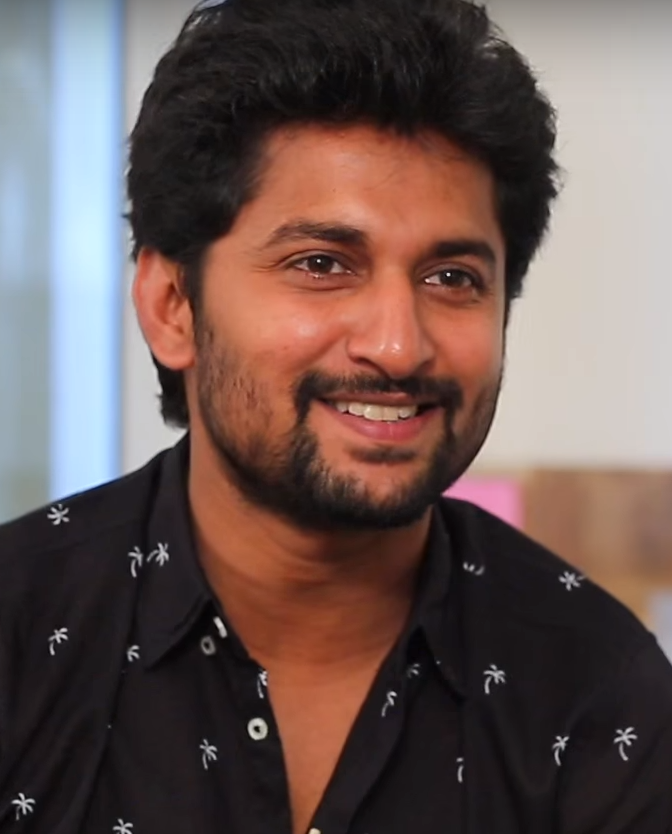
#> input picture lena.png, 672 x 834 px, found by its file name
$ python concept.py
#> lines starting #> are read from the running program, lines starting #| are printed output that depends on the picture
import cv2
import numpy as np

img = cv2.imread("C:/Users/MY PC/OneDrive/Desktop/Train/Python/Computer Vision/lena.png",1)
#> img is the input picture: shape (834, 672, 3); mean B, G, R 84.5, 88.1, 107

## Create image using numpy
img = np.zeros([800,800,3],np.uint8) # Black Image
#np.zeroes([height,width,channels],dtype)
img = np.ones([800,800,3],np.uint8)*255 # White Image

## Draw line
img = cv2.line(img,(0,0),(255,255),(0,0,255),5)
# parameters : (image,point1,point2,color(BGR),Thickness)

## Draw arrowed line
img = cv2.arrowedLine(img,(0,255),(255,255),(0,0,255),5)

## Draw Rectangle
img = cv2.rectangle(img,(255,0),(344,456),(255,34,66),3) # if thickness=-1 then it fills

## Draw circle
img= cv2.circle(img,(600,600),30,(255,255,255),7)
# parameters : (image,center,radius,color(BGR),Thickness)

## Adding text
font = cv2.FONT_HERSHEY_SIMPLEX # fontFace or font
img = cv2.putText(img,"Nani",(200,200),font,3,(255,255,255),3,cv2.LINE_AA)
#parameters : (image,text,point,fontFace,fontScale,color,thickness,lineType)
cv2.imshow("ImageFrame",img)
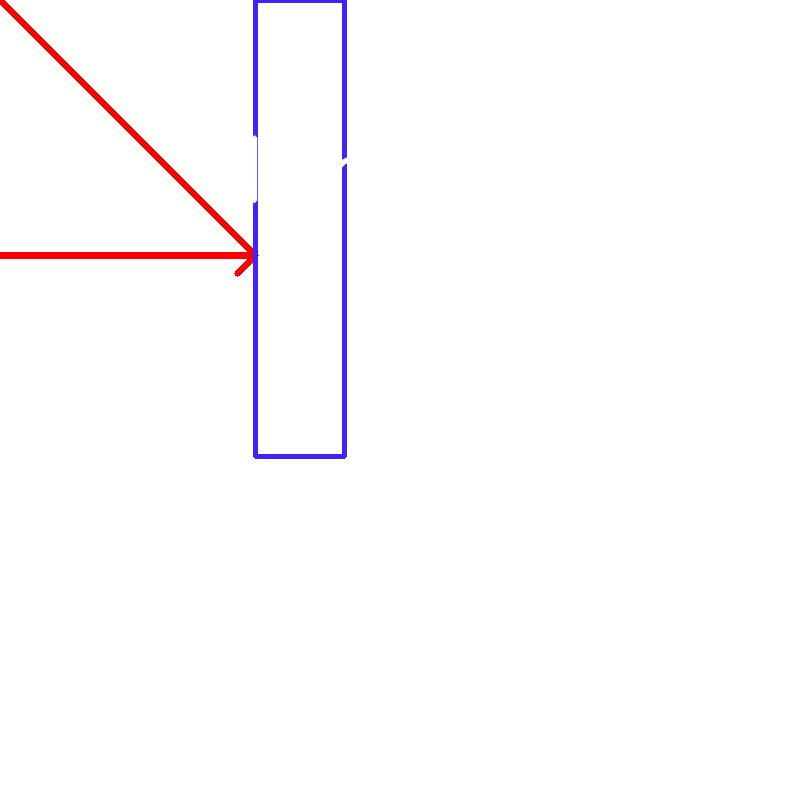
#> window 'ImageFrame': shape (800, 800, 3); mean B, G, R 253.3, 251.6, 253.5
cv2.waitKey(0)
cv2.destroyAllWindows()
